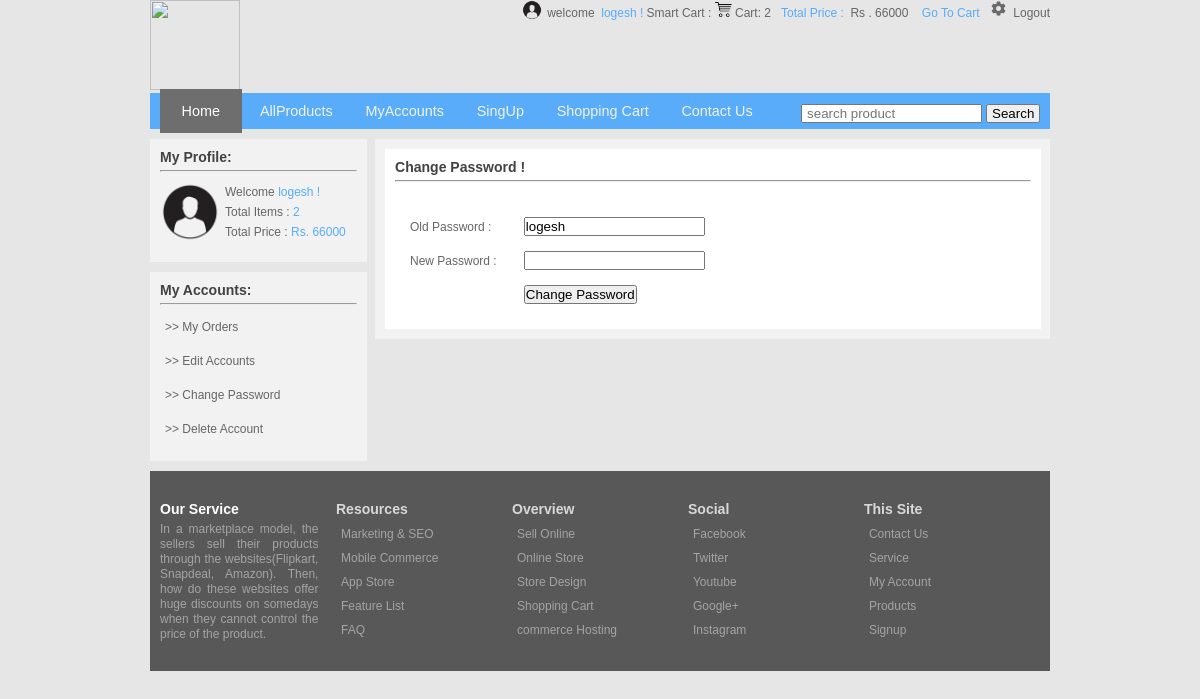
Screenshot of /e-commerce/my_accounts.php?change_password (signed in) with the database file from the repository.
### tables this page shows
CREATE TABLE IF NOT EXISTS `customers` (
  `customer_id` int(11) NOT NULL,
  `customer_ip` varchar(20) NOT NULL,
  `customer_name` text NOT NULL,
  `customer_email` varchar(50) NOT NULL,
  `customer_pass` varchar(50) NOT NULL,
  `customer_country` text NOT NULL,
  `customer_city` text NOT NULL,
  `customer_contact` varchar(100) NOT NULL,
  `customer_address` text NOT NULL,
  `customer_image` varchar(100) NOT NULL
);

### e-commerce/functions/functions_addCart.php (called while the page is built, shortened)
<?php
					$ip = $_SERVER['REMOTE_ADDR'];
					if(isset($_GET['add_cart'])){
						if(!empty($_GET['add_cart']))
							$pro_id = $_GET['add_cart'];
							$check_cart = $conn->query("select * from cart where ip_add ='$ip' and p_id = '$pro_id'");
						if($check_cart->num_rows>0){
							echo "<script>alert('Already added into cart :(');</script>";
						}else{
							$insert_cart = $conn->query("insert into cart (p_id,ip_add,qty) values ('$pro_id','$ip',1)");
							if($insert_cart){
								header('Location:index.php');
							}
						}
					}else{
						$ip = $_SERVER['REMOTE_ADDR'];
						$cart_show = $conn->query("select * from cart where ip_add = '$ip'");
						if($cart_show->num_rows >0){
							$price_convert = $conn->query("select sum(b.product_realprice),b.product_id,a.qty from cart as a LEFT JOIN products as b ON a.p_id = b.product_id where a.ip_add = '$ip'");
							$total_price = $price_convert->fetch_assoc();
							$total_pro = $cart_show->num_rows;
						}else{
							$total_price = 0;
						}
					}
?>

### e-commerce/customer/customer_password.php (the view)
<form action="my_accounts.php" method="POST">
	<div id="cart_content">
		<div id="cart_inside">
			<h3>Change Password !</h3>
			<hr/>
			<table cellspacing="15" style="margin-top:20px;" width="350px">
				<tbody>
					<tr>
						<td>Old Password :</td>
						<td>
							<input type="text" name="oldpass" value="<?php echo $c_data['customer_pass']; ?>">
						</td>
					</tr>
					<tr>
						<td>New Password :</td>
						<td>
							<input type="password" name="newpass" required>
						</td>
					</tr>
					<tr>
						<td></td>
						<td>
							<input type="submit" name="cpass" value="Change Password">
						</td>
					</tr>
					</tbody>
			</table>
		</div>
	</div>
</form>

### e-commerce/template/header.php (shortened to what this page needs)
<!doctype html>
<html>
	<head>
		<link type="text/css" rel="stylesheet" href="styles/style.css">
	</head>
		<body>
		<div class="main_wrapper">
			<div class="header_wrapper">
				<div class="shopping_cart">
					<?php
					if(isset($_SESSION['customer_email'])){
						$c_email = $_SESSION['customer_email'];
						$select = $conn->query("select * from customers where customer_email = '$c_email'");
						if($select->num_rows>0){
							$user_array = array();
							while($row = $select->fetch_assoc()){
								$user_array[] = $row;
							}
							if(count($user_array)){
								foreach($user_array as $c_data){ ?>
									<img id="user" src="customer/customer_img/<?php echo $c_data['customer_image']; ?>" width="20" height="20" /> welcome<b style='color:#58ACFA'>&nbsp;&nbsp;<?php echo $c_data['customer_name']; ?> ! </b> <b>Smart Cart :</b>
							<?php
								 }
							}
						}
					}else{
						echo "Welcome<b style='color:#58ACFA'> Guest !&nbsp;&nbsp;</b>
							<b>Smart Cart :</b>";
					}
					?>
					<b><img src="images/shop_3.png" width="17" height="17" /></b>
					<b>Cart:</b>
					<b>
					<?php
						if(!isset($total_pro) || $total_pro == 0 || $total_pro == ''){
							echo 0;
						}else{
							echo $total_pro;
						}
					?>
					</b>
					<b style="color:#58ACFA">&nbsp;&nbsp;Total Price :&nbsp;</b>
					<b>Rs .
					<?php
						$cart_price = $total_price['sum(b.product_realprice)'];
						if(isset($new_price)){
						 	echo $new_price;
						}else{
						 	echo $cart_price;
						}
					?>
					</b>
				<?php
				if(isset($_SESSION['customer_email'])){
				echo "&nbsp;&nbsp;<b style='color:#58ACFA'>
				<a href='cart.php' style='text-decoration:none;color:#58ACFA'>Go To Cart &nbsp;</a>
				<img src='images/setting_3.png' width='17' height='17' />&nbsp;
				<a href='customer/customer_logout.php' style='text-decoration:none;color:#666666;'>Logout</a>
				</b>";
				}else{
				echo "&nbsp;&nbsp;<b style='color:#58ACFA'>
				<a href='cart.php' style='text-decoration:none;color:#58ACFA'>Go To Cart &nbsp;</a>
				<img src='images/setting_3.png' width='17' height='17' />&nbsp;
				<a href='checkout.php' style='text-decoration:none;color:#666666;'>Login</a>
				</b>";
				}
				?>
			</div>
				<img id ="logo" src="images/logo.png" width="90" height="90" />
			</div>

### e-commerce/template/customer_sidebar.php
<div id="side_bar">
	<h3>My Profile:</h3>
	<hr/>
	<div class="customer_inside">
		<img id="user" src="customer/customer_img/<?php echo $c_data['customer_image']; ?>" width="60" height="60" />
		Welcome <b style='color:#58ACFA'><?php echo $c_data['customer_name']; ?> ! </b>
		<br/>
		<b>Total Items :</b>
		<b style="color:#58ACFA"><?php echo $total_pro;?> </b>
		<br/>
		<b>Total Price : </b>
		<b style="color:#58ACFA">Rs.
			<?php
					 if(isset($new_price)){
					 	echo $new_price;
					 }else{
					 	echo $total_price['sum(b.product_realprice)'];
					 }
			?>
		</b>
	</div>
</div>
<div id="side_bar">
	<h3>My Accounts:</h3>
	<hr/>
	<ul>
		<li><a href="my_accounts.php?my_orders"> >> My Orders</a></li>
		<li><a href="my_accounts.php?edit_accounts"> >> Edit Accounts</a></li>
		<li><a href="my_accounts.php?change_password"> >> Change Password</a></li>
		<li><a href="my_accounts.php?delete_account"> >> Delete Account</a></li>
	</ul>
</div>

### e-commerce/styles/style.css (style rules this page uses)
html, body, div, span, applet, object, iframe, h1, h2, h4, h5, h6, p, blockquote, pre, a, abbr, acronym, address, big, cite, code, del, dfn, em, img, ins, kbd, q, s, samp, small, strike, strong, sub, sup, tt, var, b,u, i, center, dl, dt, dd, ol, ul, li, fieldset, form, label, legend, article, aside, canvas, details, embed, figure, figcaption, footer, header, hgroup, menu, nav, output, ruby, section, summary, time, mark, audio, video { margin: 0; padding: 0; border: 0; font-size: 100%; font: inherit; vertical-align: baseline; }
h3 { margin-bottom: 5px; color: #424242; }
* { margin: 0px; padding: 0px; }
body { font-family: arial; font-size: 12px; background-color:#E6E6E6; color: #666666; }
.main_wrapper { width: 900px; margin: 0 auto; height: auto; }
.header_wrapper { margin-top: 0px; }
.shopping_cart { float: right; }
#user { float: left; margin-right: 5px; }
#side_bar { background-color: #F2F2F2; padding: 10px; margin-right: 8px; margin-bottom: 10px; }
#side_bar ul li { margin-bottom: 10px; text-align: left; padding: 5px; }
#side_bar ul li a { color: #666666; text-decoration: none; }
.customer_inside { line-height: 20px; font-size: 12px; margin-bottom: 10px; }
hr { margin-bottom: 10px; }
#cart_content { background-color: #F2F2F2; width: 98%; height: auto; padding: 10px; }
#cart_inside { background-color: white; padding: 10px; }

### rows the page displays
customers: customer_image (picture), customer_name "logesh", oldpass "logesh"

### other values shown
$total_pro "2"
$cart_price "66000"
$total_price['sum(b.product_realprice)'] "66000"
